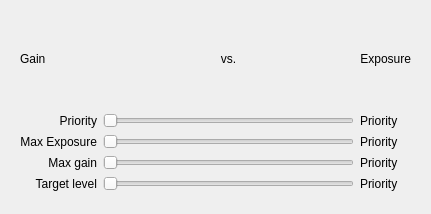
<?xml version="1.0" encoding="UTF-8"?>
<ui version="4.0">
 <class>AutoExposureSetup</class>
 <widget class="QDialog" name="AutoExposureSetup">
  <property name="geometry">
   <rect>
    <x>0</x>
    <y>0</y>
    <width>431</width>
    <height>214</height>
   </rect>
  </property>
  <property name="windowTitle">
   <string>Dialog</string>
  </property>
  <widget class="QWidget" name="gridLayoutWidget">
   <property name="geometry">
    <rect>
     <x>20</x>
     <y>10</y>
     <width>391</width>
     <height>181</height>
    </rect>
   </property>
   <layout class="QGridLayout" name="gridLayout">
    <item row="1" column="1">
     <widget class="QSlider" name="sliderPriority">
      <property name="orientation">
       <enum>Qt::Horizontal</enum>
      </property>
     </widget>
    </item>
    <item row="0" column="1">
     <widget class="QLabel" name="label_2">
      <property name="text">
       <string>vs.</string>
      </property>
      <property name="alignment">
       <set>Qt::AlignCenter</set>
      </property>
     </widget>
    </item>
    <item row="0" column="2">
     <widget class="QLabel" name="label_3">
      <property name="text">
       <string>Exposure</string>
      </property>
      <property name="alignment">
       <set>Qt::AlignRight|Qt::AlignTrailing|Qt::AlignVCenter</set>
      </property>
     </widget>
    </item>
    <item row="1" column="0">
     <widget class="QLabel" name="label_4">
      <property name="text">
       <string>Priority</string>
      </property>
      <property name="alignment">
       <set>Qt::AlignRight|Qt::AlignTrailing|Qt::AlignVCenter</set>
      </property>
     </widget>
    </item>
    <item row="1" column="2">
     <widget class="QLabel" name="lbPriority">
      <property name="text">
       <string>Priority</string>
      </property>
     </widget>
    </item>
    <item row="0" column="0">
     <widget class="QLabel" name="label">
      <property name="text">
       <string>Gain</string>
      </property>
     </widget>
    </item>
    <item row="2" column="2">
     <widget class="QLabel" name="lbMaxExposure">
      <property name="text">
       <string>Priority</string>
      </property>
     </widget>
    </item>
    <item row="2" column="0">
     <widget class="QLabel" name="label_9">
      <property name="text">
       <string>Max Exposure</string>
      </property>
      <property name="alignment">
       <set>Qt::AlignRight|Qt::AlignTrailing|Qt::AlignVCenter</set>
      </property>
     </widget>
    </item>
    <item row="2" column="1">
     <widget class="QSlider" name="sliderMaxExposure">
      <property name="orientation">
       <enum>Qt::Horizontal</enum>
      </property>
     </widget>
    </item>
    <item row="3" column="0">
     <widget class="QLabel" name="label_7">
      <property name="text">
       <string>Max gain</string>
      </property>
      <property name="alignment">
       <set>Qt::AlignRight|Qt::AlignTrailing|Qt::AlignVCenter</set>
      </property>
     </widget>
    </item>
    <item row="3" column="1">
     <widget class="QSlider" name="sliderMaxGain">
      <property name="orientation">
       <enum>Qt::Horizontal</enum>
      </property>
     </widget>
    </item>
    <item row="3" column="2">
     <widget class="QLabel" name="lbMaxGain">
      <property name="text">
       <string>Priority</string>
      </property>
     </widget>
    </item>
    <item row="4" column="0">
     <widget class="QLabel" name="label_11">
      <property name="text">
       <string>Target level</string>
      </property>
      <property name="alignment">
       <set>Qt::AlignRight|Qt::AlignTrailing|Qt::AlignVCenter</set>
      </property>
     </widget>
    </item>
    <item row="4" column="1">
     <widget class="QSlider" name="sliderTargetLevel">
      <property name="orientation">
       <enum>Qt::Horizontal</enum>
      </property>
     </widget>
    </item>
    <item row="4" column="2">
     <widget class="QLabel" name="lbTargetLevel">
      <property name="text">
       <string>Priority</string>
      </property>
     </widget>
    </item>
   </layout>
  </widget>
 </widget>
 <resources/>
 <connections/>
</ui>
